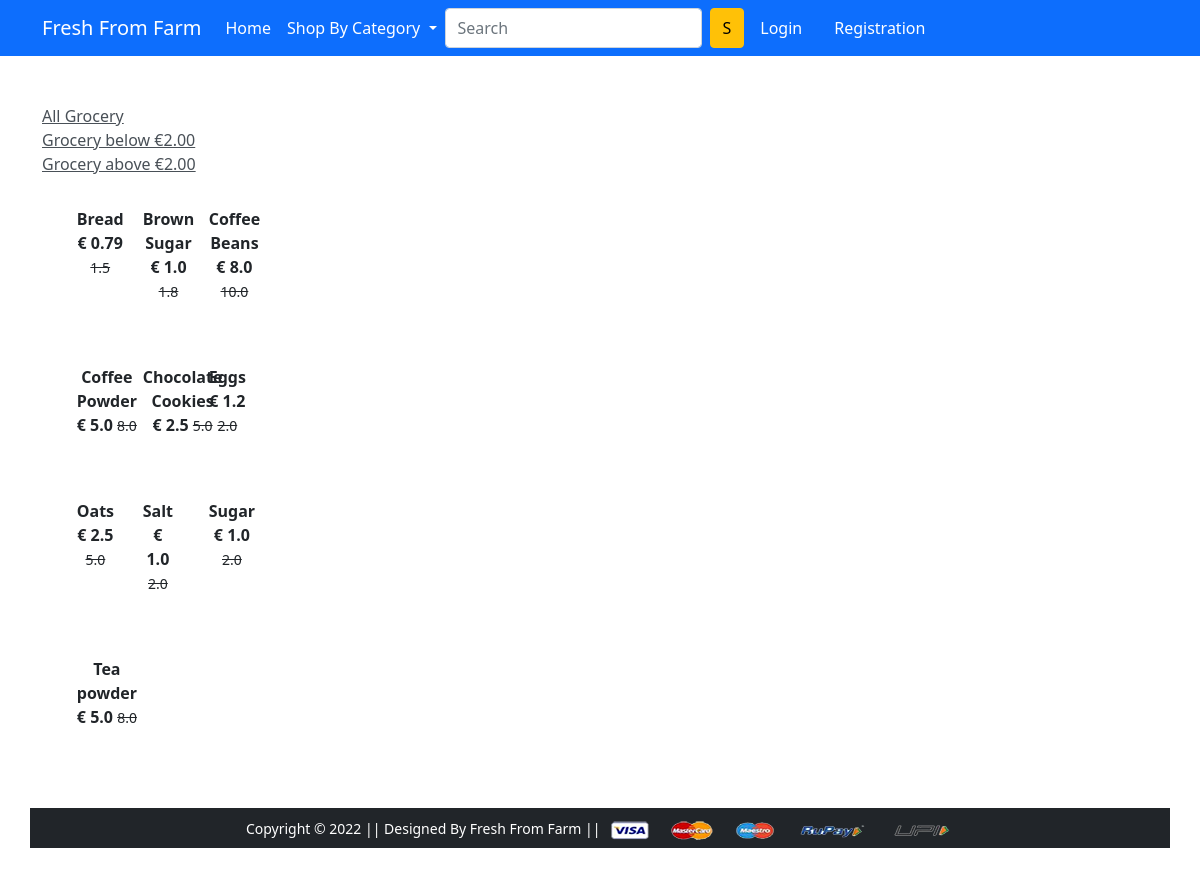
Page /grocery/ on the committed database.
### app/models.py (models this page shows)
class Product(models.Model):
    title = models.CharField(max_length=100)
    selling_price = models.FloatField()
    discounted_price = models.FloatField()
    description = models.TextField()
    supplier = models.CharField(max_length=100)
    category = models.CharField(choices=CATEGORY_CHOICES, max_length=2)
    product_image = models.ImageField(upload_to = 'productimg')

### app/views.py (the view)
# urls.py: path('grocery/', views.grocery, name='grocery'),
def grocery(request , data=None):
  if data == None:
   grocery = Product.objects.filter(category= 'G')
  elif data =='below':
   grocery = Product.objects.filter(category= 'G').filter(discounted_price__lt=2)
  elif data =='above':
   grocery = Product.objects.filter(category= 'G').filter(discounted_price__gt=2)
  return render(request , 'app/grocery.html', {'Grocery': grocery})

### app/templates/app/grocery.html (shortened to what this page needs)
{% extends 'app/base.html' %}
{% load static %}
{% block main-content %}
<div class="container my-5">
 <div class="row">
  <div class="col-sm-3">
   <div class= "list-group">
       <a href = "{% url 'grocery' %}" class="list-group-item-action" aria-current="true"> All Grocery </a>
       <a href = "{% url 'grocerydata' 'below' %}" class="list-group-item-action" aria-current="true"> Grocery below €2.00 </a>
       <a href = "{% url 'grocerydata' 'above' %}" class="list-group-item-action" aria-current="true">Grocery above €2.00 </a>
  </div>
  <div class="col-sm-8 offset-sm-1">
    <div class ="row">
        {% for g in Grocery%}
        <div class= "col-sm-4 text center mb-4">
            <a href = "{% url 'product-detail' g.id %}" class= "btn">
            <div class="item">
            <div class="fw-bold">{{g.title}}</div>
            <div class="fw-bold"> € {{g.discounted_price}}
                <small class="fw-light text-decoration-line-through">
                    {{g.selling_price}}
                </small></div>
            </div>
            </a>
        </div>
        {% endfor %}
  </div>
 </div>
</div>
{% endblock main-content %}

### rows in the picture
Product: title "Bread", discounted_price "0.79", selling_price "1.5"
Product: title "Brown Sugar", discounted_price "1.0", selling_price "1.8"
Product: title "Coffee Beans", discounted_price "8.0", selling_price "10.0"
Product: title "Coffee Powder", discounted_price "5.0", selling_price "8.0"
Product: title "Chocolate Cookies", discounted_price "2.5", selling_price "5.0"
Product: title "Eggs", discounted_price "1.2", selling_price "2.0"
Product: title "Oats", discounted_price "2.5", selling_price "5.0"
Product: title "Salt", discounted_price "1.0", selling_price "2.0"
Product: title "Sugar", discounted_price "1.0", selling_price "2.0"
Product: title "Tea powder", discounted_price "5.0", selling_price "8.0"
